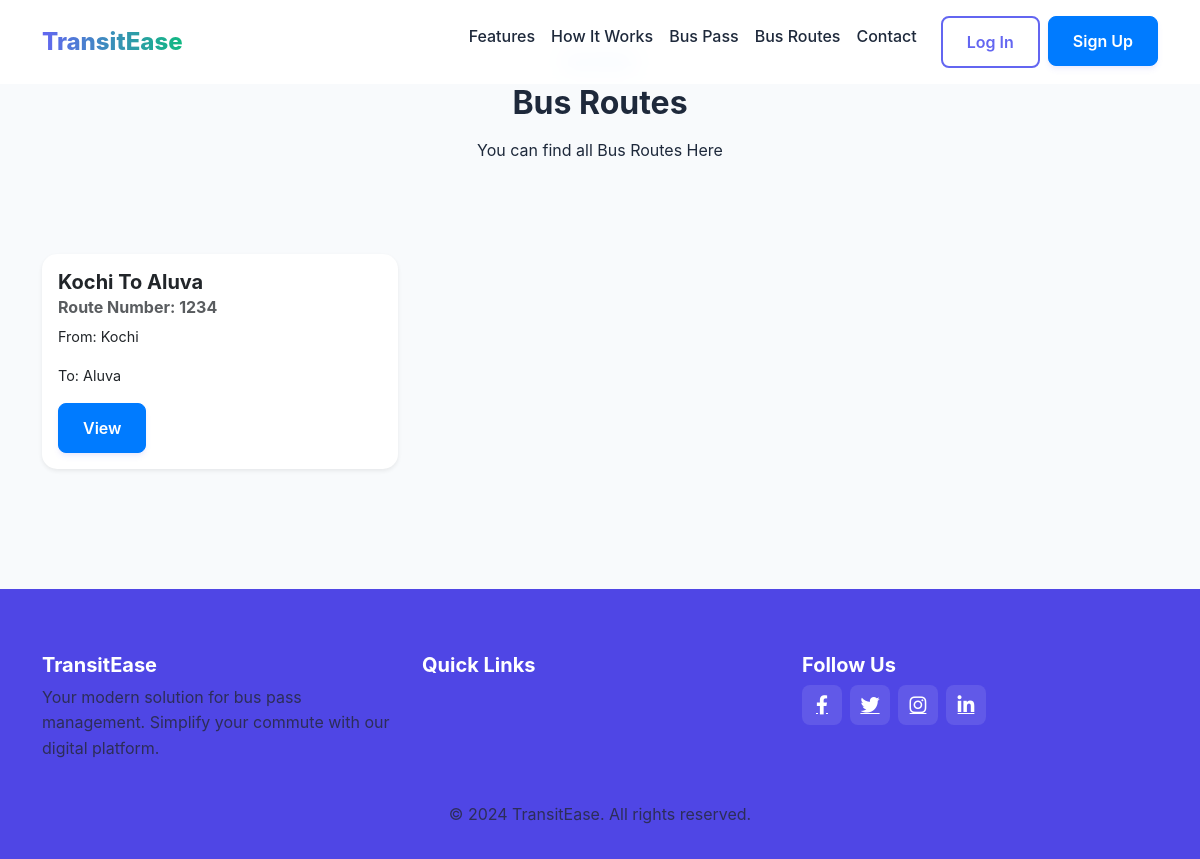
/bus_routes, run on an earlier commit of the app's database.
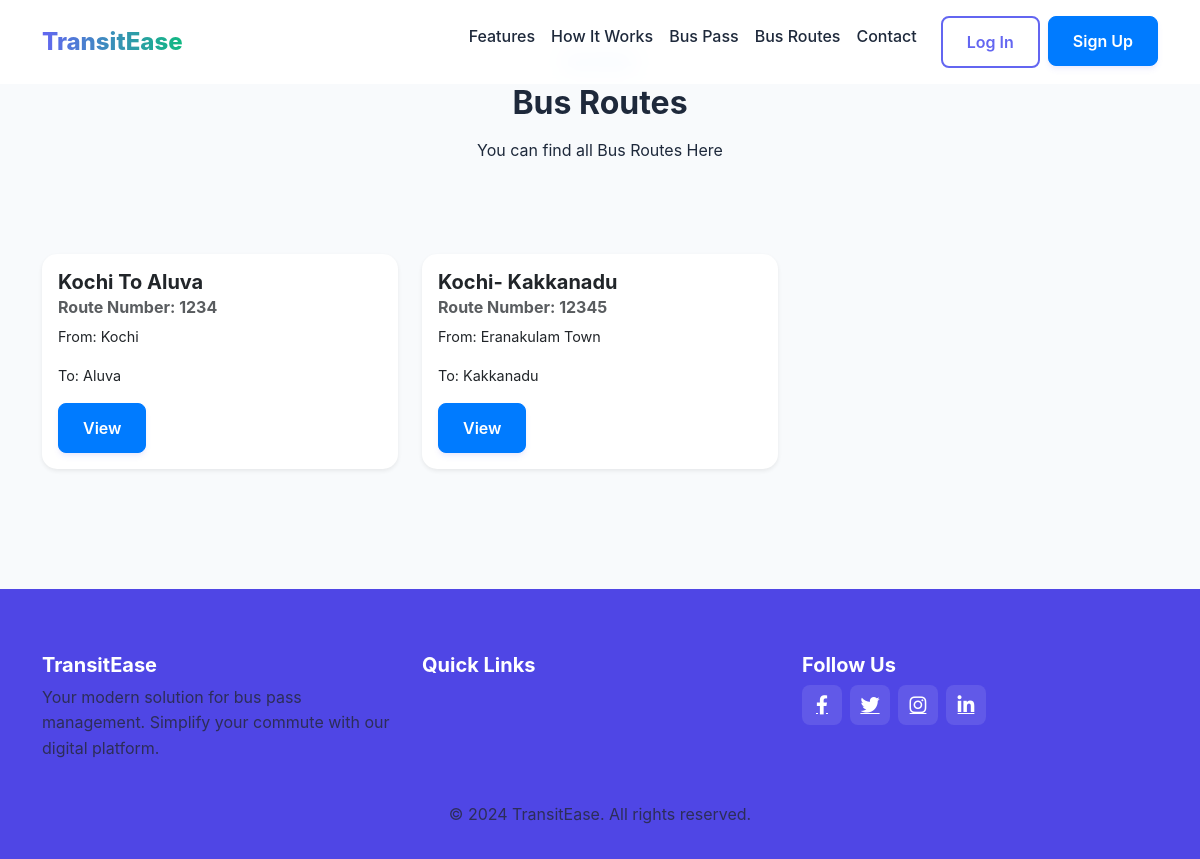
And on a later commit of the database.
### home/models.py (models this page shows, shortened)
class BusRoute(models.Model):
    route_name = models.CharField(max_length=100, unique=True)
    start_point = models.CharField(max_length=100)
    end_point = models.CharField(max_length=100)
    route_number = models.CharField(max_length=10, unique=True)
    class Meta:
        verbose_name = 'bus route'
        verbose_name_plural = 'bus routes'

### home/views.py (the view)
# urls.py: path("bus_routes",views.bus_routes,name="bus_routes"),
def bus_routes(request):
    routes = BusRoute.objects.all()
    context = {
        "routes":routes
    }
    return render(request,"bus_routes.html",context)

### templates/bus_routes.html (shortened to what this page needs)
{% extends 'index.html' %}
{% block content %}
<section id="features" class="py-5 py-lg-7">
    <div class="container">
        <div class="text-center mb-5">
            <span class="badge bg-primary-light text-primary px-3 py-2 mb-2">Bus Routes</span>
            <h2 class="fw-bold mb-3">Bus Routes</h2>
            <p class="text-gray mx-auto" style="max-width: 600px;">You can find all Bus Routes Here </p>
         <br>
        </div>
        <div class="row">
            {% for route in routes %}
            <div class="col-md-4 mb-4">
                <div class="card h-100 shadow-sm">
                    <div class="card-body">
                        <h5 class="card-title">{{ route.route_name }}</h5>
                        <h6 class="card-subtitle mb-2 text-muted">Route Number: {{ route.route_number }}</h6>
                        <p class="card-text">From: {{ route.start_point }}</p>
                        <p class="card-text">To: {{ route.end_point }}</p>
                        <a href="{% url 'route_detail_user' route.id %}" class="btn btn-primary">View</a>
                    </div>
                </div>
            </div>
            {% endfor %}
        </div>
    </div>
</section>
{% endblock %}

What changed in the data, as far as the page shows it:
added BusRoute: route_name "Kochi- Kakkanadu", route_number "12345", start_point "Eranakulam Town", end_point "Kakkanadu"
